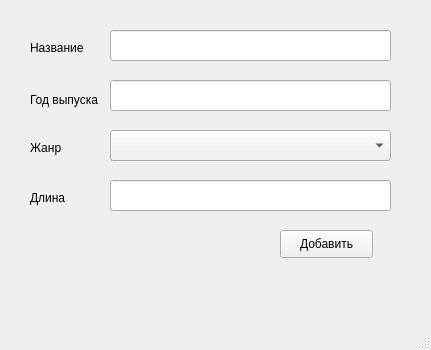
<?xml version="1.0" encoding="UTF-8"?>
<ui version="4.0">
 <class>MainWindow</class>
 <widget class="QMainWindow" name="MainWindow">
  <property name="geometry">
   <rect>
    <x>0</x>
    <y>0</y>
    <width>431</width>
    <height>350</height>
   </rect>
  </property>
  <property name="windowTitle">
   <string>MainWindow</string>
  </property>
  <widget class="QWidget" name="centralwidget">
   <widget class="QLabel" name="label">
    <property name="geometry">
     <rect>
      <x>30</x>
      <y>40</y>
      <width>61</width>
      <height>16</height>
     </rect>
    </property>
    <property name="text">
     <string>Название</string>
    </property>
   </widget>
   <widget class="QLineEdit" name="line">
    <property name="geometry">
     <rect>
      <x>110</x>
      <y>30</y>
      <width>281</width>
      <height>31</height>
     </rect>
    </property>
   </widget>
   <widget class="QLabel" name="label_2">
    <property name="geometry">
     <rect>
      <x>30</x>
      <y>90</y>
      <width>81</width>
      <height>20</height>
     </rect>
    </property>
    <property name="text">
     <string>Год выпуска</string>
    </property>
   </widget>
   <widget class="QLineEdit" name="line2">
    <property name="geometry">
     <rect>
      <x>110</x>
      <y>80</y>
      <width>281</width>
      <height>31</height>
     </rect>
    </property>
   </widget>
   <widget class="QLabel" name="label_3">
    <property name="geometry">
     <rect>
      <x>30</x>
      <y>190</y>
      <width>61</width>
      <height>16</height>
     </rect>
    </property>
    <property name="text">
     <string>Длина</string>
    </property>
   </widget>
   <widget class="QLineEdit" name="line3">
    <property name="geometry">
     <rect>
      <x>110</x>
      <y>180</y>
      <width>281</width>
      <height>31</height>
     </rect>
    </property>
   </widget>
   <widget class="QLabel" name="label_4">
    <property name="geometry">
     <rect>
      <x>30</x>
      <y>140</y>
      <width>55</width>
      <height>16</height>
     </rect>
    </property>
    <property name="text">
     <string>Жанр</string>
    </property>
   </widget>
   <widget class="QComboBox" name="box">
    <property name="geometry">
     <rect>
      <x>110</x>
      <y>130</y>
      <width>281</width>
      <height>31</height>
     </rect>
    </property>
   </widget>
   <widget class="QLabel" name="state">
    <property name="geometry">
     <rect>
      <x>30</x>
      <y>240</y>
      <width>191</width>
      <height>16</height>
     </rect>
    </property>
    <property name="text">
     <string/>
    </property>
   </widget>
   <widget class="QPushButton" name="btn">
    <property name="geometry">
     <rect>
      <x>280</x>
      <y>230</y>
      <width>93</width>
      <height>28</height>
     </rect>
    </property>
    <property name="text">
     <string>Добавить</string>
    </property>
   </widget>
  </widget>
  <widget class="QMenuBar" name="menubar">
   <property name="geometry">
    <rect>
     <x>0</x>
     <y>0</y>
     <width>431</width>
     <height>26</height>
    </rect>
   </property>
  </widget>
  <widget class="QStatusBar" name="statusbar"/>
 </widget>
 <resources/>
 <connections/>
</ui>
